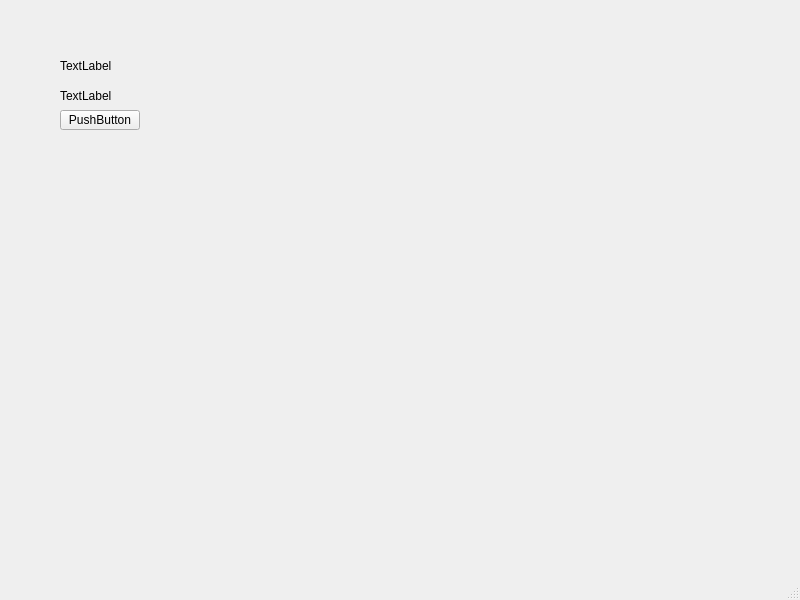
<?xml version="1.0" encoding="UTF-8"?>
<ui version="4.0">
 <class>MainWindow</class>
 <widget class="QMainWindow" name="MainWindow">
  <property name="geometry">
   <rect>
    <x>0</x>
    <y>0</y>
    <width>800</width>
    <height>600</height>
   </rect>
  </property>
  <property name="windowTitle">
   <string>MainWindow</string>
  </property>
  <widget class="QWidget" name="centralwidget">
   <widget class="QPushButton" name="pushButton">
    <property name="geometry">
     <rect>
      <x>60</x>
      <y>110</y>
      <width>80</width>
      <height>20</height>
     </rect>
    </property>
    <property name="text">
     <string>PushButton</string>
    </property>
   </widget>
   <widget class="QLabel" name="label">
    <property name="geometry">
     <rect>
      <x>60</x>
      <y>60</y>
      <width>54</width>
      <height>12</height>
     </rect>
    </property>
    <property name="text">
     <string>TextLabel</string>
    </property>
   </widget>
   <widget class="QLabel" name="label_2">
    <property name="geometry">
     <rect>
      <x>60</x>
      <y>90</y>
      <width>54</width>
      <height>12</height>
     </rect>
    </property>
    <property name="text">
     <string>TextLabel</string>
    </property>
   </widget>
  </widget>
  <widget class="QMenuBar" name="menubar">
   <property name="geometry">
    <rect>
     <x>0</x>
     <y>0</y>
     <width>800</width>
     <height>21</height>
    </rect>
   </property>
  </widget>
  <widget class="QStatusBar" name="statusbar"/>
 </widget>
 <resources/>
 <connections/>
</ui>
